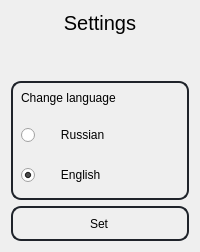
            <widget class="QWidget" name="page">
             <layout class="QVBoxLayout" name="verticalLayout_7">
              <item alignment="Qt::AlignTop">
               <widget class="QLabel" name="label_2">
                <property name="font">
                 <font>
                  <pointsize>15</pointsize>
                 </font>
                </property>
                <property name="text">
                 <string>Settings</string>
                </property>
                <property name="alignment">
                 <set>Qt::AlignCenter</set>
                </property>
               </widget>
              </item>
              <item>
               <spacer name="verticalSpacer_2">
                <property name="orientation">
                 <enum>Qt::Vertical</enum>
                </property>
                <property name="sizeHint" stdset="0">
                 <size>
                  <width>20</width>
                  <height>40</height>
                 </size>
                </property>
               </spacer>
              </item>
              <item alignment="Qt::AlignTop">
               <widget class="QFrame" name="frame_9">
                <property name="sizePolicy">
                 <sizepolicy hsizetype="Preferred" vsizetype="Preferred">
                  <horstretch>0</horstretch>
                  <verstretch>25</verstretch>
                 </sizepolicy>
                </property>
                <property name="styleSheet">
                 <string notr="true">#frame_9 {
  border: 2px solid #1f232a; 
  padding: 8 10 8 8;
  border-radius: 10px;
}</string>
                </property>
                <property name="frameShape">
                 <enum>QFrame::StyledPanel</enum>
                </property>
                <property name="frameShadow">
                 <enum>QFrame::Raised</enum>
                </property>
                <layout class="QVBoxLayout" name="verticalLayout_19">
                 <property name="spacing">
                  <number>20</number>
                 </property>
                 <property name="leftMargin">
                  <number>0</number>
                 </property>
                 <property name="topMargin">
                  <number>0</number>
                 </property>
                 <property name="rightMargin">
                  <number>0</number>
                 </property>
                 <property name="bottomMargin">
                  <number>5</number>
                 </property>
                 <item>
                  <widget class="QLabel" name="label_13">
                   <property name="sizePolicy">
                    <sizepolicy hsizetype="Preferred" vsizetype="Fixed">
                     <horstretch>0</horstretch>
                     <verstretch>0</verstretch>
                    </sizepolicy>
                   </property>
                   <property name="layoutDirection">
                    <enum>Qt::LeftToRight</enum>
                   </property>
                   <property name="text">
                    <string>Change language</string>
                   </property>
                   <property name="alignment">
                    <set>Qt::AlignLeading|Qt::AlignLeft|Qt::AlignVCenter</set>
                   </property>
                  </widget>
                 </item>
                 <item>
                  <widget class="QRadioButton" name="russiaSettingBtn">
                   <property name="styleSheet">
                    <string notr="true"/>
                   </property>
                   <property name="text">
                    <string>      Russian</string>
                   </property>
                  </widget>
                 </item>
                 <item>
                  <widget class="QRadioButton" name="englishSettingBtn">
                   <property name="tabletTracking">
                    <bool>false</bool>
                   </property>
                   <property name="autoFillBackground">
                    <bool>false</bool>
                   </property>
                   <property name="text">
                    <string>      English</string>
                   </property>
                   <property name="checked">
                    <bool>true</bool>
                   </property>
                  </widget>
                 </item>
                </layout>
               </widget>
              </item>
              <item>
               <widget class="QPushButton" name="setBtn">
                <property name="minimumSize">
                 <size>
                  <width>0</width>
                  <height>35</height>
                 </size>
                </property>
                <property name="styleSheet">
                 <string notr="true">#setBtn {
  border: 2px solid #1f232a; 
  padding: 8 10 8 8;
  border-radius: 10px;
}</string>
                </property>
                <property name="text">
                 <string>Set</string>
                </property>
               </widget>
              </item>
             </layout>
            </widget>
